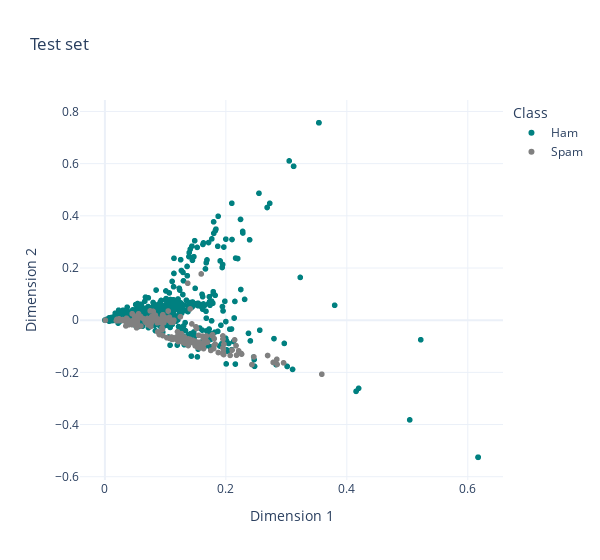

The notebook cell this image was saved under:
### Code cell
embedding_test = svd.transform(x_test)

df_tfidf = pd.DataFrame(data=embedding_test, columns=['Dimension 1', 'Dimension 2'])
df_tfidf['Class'] = y_test
df_tfidf['Class'] = df_tfidf['Class'].map({1:'Spam', 0:'Ham'})
df_tfidf.head()

fig = px.scatter(
    df_tfidf,
    x='Dimension 1',
    y='Dimension 2',
    color='Class',
    title="Test set",
    width = 600, 
    color_discrete_sequence = ["teal", "gray"],
    template = 'plotly_white',)
fig.show()

### Figure 1 — Plotly figure (JSON) as saved in the notebook; plotly's stock layout.template omitted (floating-point values rounded to 4 significant figures; data arrays with more than 128 entries replaced by an {"elided": "..."} marker saying what was removed)
{"data": [{"hovertemplate": "Class=Ham<br>Dimension 1=%{x}<br>Dimension 2=%{y}<extra></extra>", "legendgroup": "Ham", "marker": {"color": "teal", "symbol": "circle"}, "mode": "markers", "name": "Ham", "showlegend": true, "type": "scattergl", "x": {"elided": "1196 float values"}, "xaxis": "x", "y": {"elided": "1196 float values"}, "yaxis": "y"}, {"hovertemplate": "Class=Spam<br>Dimension 1=%{x}<br>Dimension 2=%{y}<extra></extra>", "legendgroup": "Spam", "marker": {"color": "gray", "symbol": "circle"}, "mode": "markers", "name": "Spam", "showlegend": true, "type": "scattergl", "x": {"elided": "197 float values"}, "xaxis": "x", "y": {"elided": "197 float values"}, "yaxis": "y"}], "layout": {"legend": {"title": {"text": "Class"}, "tracegroupgap": 0}, "title": {"text": "Test set"}, "width": 600, "xaxis": {"anchor": "y", "domain": [0, 1], "title": {"text": "Dimension 1"}}, "yaxis": {"anchor": "x", "domain": [0, 1], "title": {"text": "Dimension 2"}}}}
